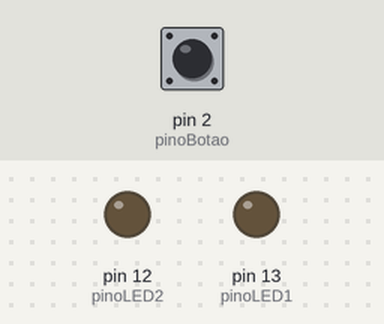
The sketch below on a simulated Arduino Uno, built with avr-gcc and run on an emulated ATmega328P. Shown: output pins drawn as LEDs (lit = HIGH). The inputs (shaded band) are chosen by the test bench; at power-on: pin 2 (pinoBotao) HIGH.

Above: at 1.2 s.
1.3 s: pin 2 (pinoBotao) pulled LOW for 0.15 s
At 2.3 s:
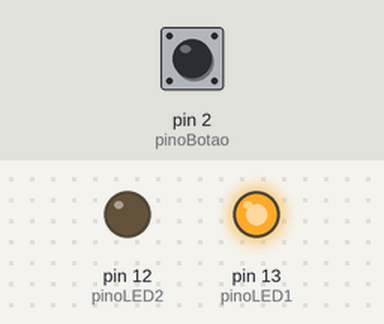
2.9 s: pin 2 (pinoBotao) pulled LOW for 3.2 s
At 6.4 s:
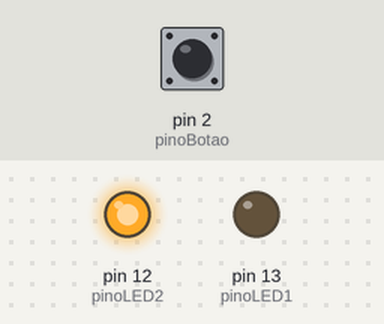
Timing chart, 0 to 7.9 s (numbered marks = the images above; inputs shaded):
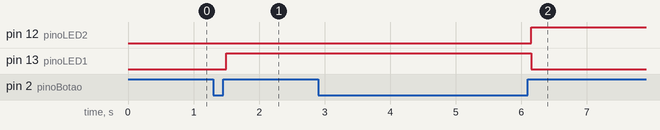

Measured:
- after the input at 1.3 s, pin 13 (pinoLED1): LOW → HIGH after 0.20 s
- after the input at 2.9 s, pin 12 (pinoLED2): LOW → HIGH after 3.2 s; pin 13 (pinoLED1): HIGH → LOW after 3.2 s

The sketch:

11_botao_para_ligar_2_leds_pelo_tempo_pressionado.ino
```cpp
//11 botao para ligar 2 leds pelo tempo pressionado
const int pinoBotao = 2;
const int pinoLED1 = 13;
const int pinoLED2 = 12;

int estadoBotao;
int ultimoEstadoLeitura = HIGH;

unsigned long ultimoTempoDebounce = 0;
unsigned long tempoDebounce = 50;

unsigned long tempoApertou = 0;
unsigned long tempoSoltou = 0;
unsigned long duracaoClique = 0;

const long tempoCurto = 1000; // Até 1 segundo
const long tempoLongo = 2000; // Mais de 2 segundos

void setup() {
  pinMode(pinoBotao, INPUT_PULLUP);
  pinMode(pinoLED1, OUTPUT);
  pinMode(pinoLED2, OUTPUT);
  estadoBotao = HIGH;
}

void loop() {
  int leitura = digitalRead(pinoBotao);

  // 1. Debounce
  if (leitura != ultimoEstadoLeitura) {
    ultimoTempoDebounce = millis();
  }

  if ((millis() - ultimoTempoDebounce) > tempoDebounce) {

    // Se o estado do botão realmente mudou
    if (leitura != estadoBotao) {
      estadoBotao = leitura;

      if (estadoBotao == LOW) {
        // MOMENTO EM QUE APERTOU
        tempoApertou = millis();
      }
      else {
        // MOMENTO EM QUE SOLTOU
        tempoSoltou = millis();
        duracaoClique = tempoSoltou - tempoApertou;

        // 2. Lógica de decisão baseada na duração
        if (duracaoClique < tempoCurto) {
          // Clique rápido: liga LED 1, desliga LED 2
          digitalWrite(pinoLED1, HIGH);
          digitalWrite(pinoLED2, LOW);
        }
        else if (duracaoClique >= tempoLongo) {
          // Clique longo: liga LED 2, desliga LED 1
          digitalWrite(pinoLED1, LOW);
          digitalWrite(pinoLED2, HIGH);
        }
      }
    }
  }

  ultimoEstadoLeitura = leitura;
}
```
